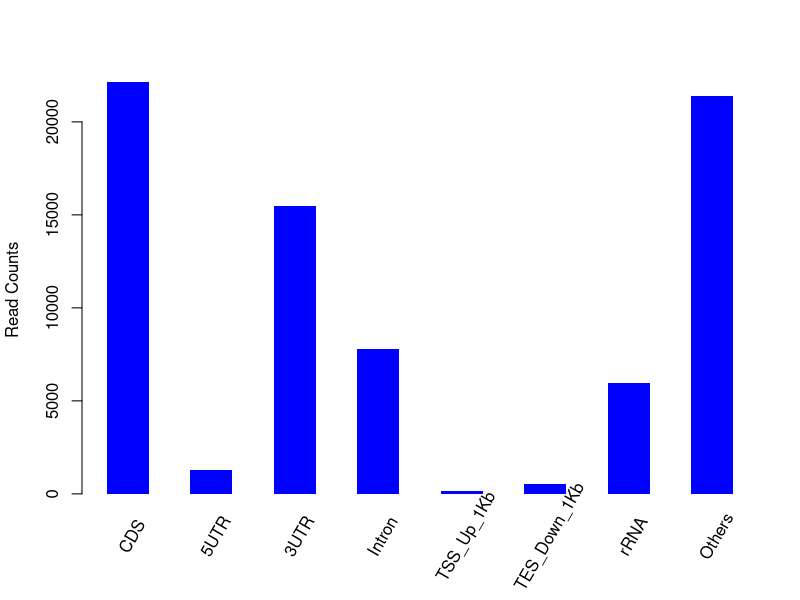

Reproduce this figure in R.
png("/sonas-hs/bsr/hpc/data/yjin/test_BAMqc/exp/test1/figs/smp2.read_distr.png",width=500,height=500,units="px")
M=c(22143,1293,15499,7798,156,511,5939,21398)
Mname=c("CDS","5UTR","3UTR","Intron","TSS_Up_1Kb","TES_Down_1Kb","rRNA","Others")
val = barplot(M,xlab="",space=1,ylab="Read Counts",col="blue",border="NA")
text(x=seq(val[1],val[8],by=2),y=rep(0,8),srt=60,adj=0,offset=2,pos=1,xpd=T,labels=Mname)
dev.state = dev.off()
